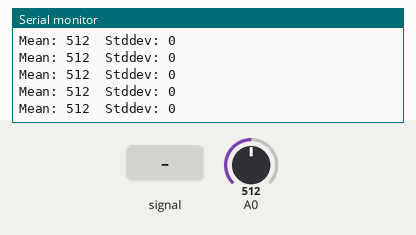
The sketch below on a simulated Arduino Uno, built with avr-gcc and run on an emulated ATmega328P. Parts: the last lines printed to the serial monitor. The test bench sets the inputs (shaded band); at power-on: A0 = 512.

Above: at 1.2 s.
1.3 s: A0 fed a 200 Hz sine of ±81 counts around its level
At 1.58 s:
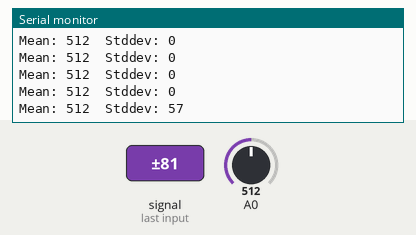
2.8 s: A0 set to 716
At 2.95 s:
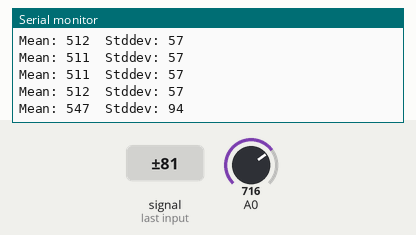
4.3 s: A0 set to 900
At 4.32 s:
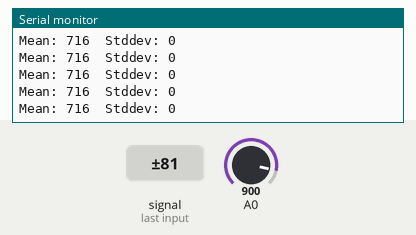
Timing chart, 0 to 7.3 s (numbered marks = the images above; inputs shaded):
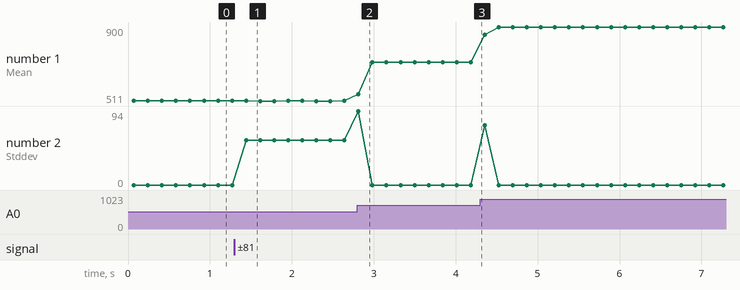

Measured:
- after the input at 1.3 s, the serial monitor: prints a new line after 0.14 s (image 1)
- after the input at 2.8 s, the serial monitor: prints a new line at once (image 2)
- plotted number 1: 512 → 716 after the input at 2.8 s, 716 → 900 after the input at 4.3 s
- plotted number 2: 0 → 57 after the input at 1.3 s

The sketch:

calibrate_sensor.ino
```cpp
/*calibrate_sensor.ino
 *
 * WSmith 01/25/20
 *
 * calibrate Pololu-mounted sensor GP2Y0A60SZLF
 *
 * The mean and standard deviation of the raw analogRead counts are scrolled to the serial port:
 * place an object at the desired distance to the sensor, record the mean value of the raw data, and repeat for
 * different object distances. This will produce a table of raw counts vs distance. A curve-fitting routine is then
 * applied (typically a 5th-order polynomial) to associate the raw analogRead counts to the desired distance units.
 *
 */

const int N = 500; // number of measurements to average
float sum   = 0;
float sumsq = 0;
int   n     = 0;
float mean;
float stddev;


void setup() {
  Serial.begin(9600);
}

void loop() {

  int val = analogRead(A0);
  //delay(1);

  sum   += val;
  sumsq += float(val) * float(val);
  n     += 1;

  if (n == N) {
    mean   = sum/float(n);
    stddev = sqrt(sumsq/float(n) - mean * mean);
    Serial.print("Mean: ");
    Serial.print(int(mean));
    Serial.print("  Stddev: ");
    Serial.println(int(stddev));
    delay(100);
    n     = 0;
    sum   = 0;
    sumsq = 0;
  }
}
```
